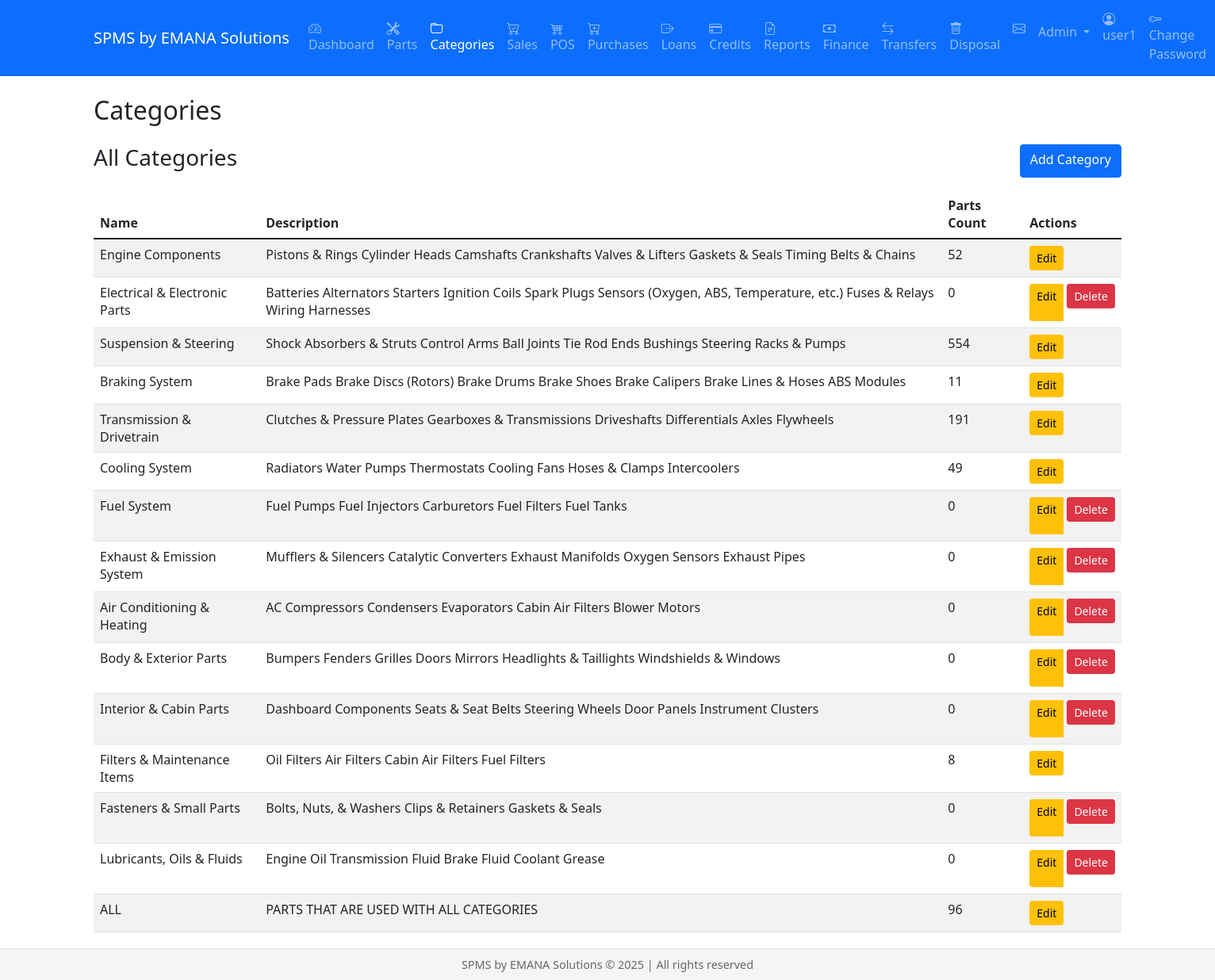
/categories (signed in), run on the app's committed database.
### models.py (models this page shows, shortened)
class User(db.Model, UserMixin):
    id = db.Column(db.Integer, primary_key=True)
    username = db.Column(db.String(80), unique=True, nullable=False)
    email = db.Column(db.String(120), unique=True, nullable=False)
    password_hash = db.Column(db.String(256))
    role = db.Column(db.String(20), default='staff')  # admin, manager, staff
    created_at = db.Column(db.DateTime, default=datetime.utcnow)
    active = db.Column(db.Boolean, default=True)  # Renamed from is_active to active
    fs_uniquifier = db.Column(db.String(64), unique=True, nullable=False)
    confirmed_at = db.Column(db.DateTime, nullable=True, default=None)
    roles = db.relationship('Role', secondary=roles_users, backref=db.backref('users', lazy='dynamic'))
    @property
    def is_authenticated(self):
        return True
    @property
    def is_active(self):
        return self.active  # Now returns the active column value

class Category(db.Model):
    id = db.Column(db.Integer, primary_key=True)
    name = db.Column(db.String(100), nullable=False)
    description = db.Column(db.Text)
    parts = db.relationship('Part', backref='category', lazy=True)

### views/categories.py (the view)
@categories.route('/categories')
@login_required
@role_required('admin', 'manager')
def list_categories():
    categories = Category.query.all()
    return render_template('categories/list.html', categories=categories)

### views/utils.py (called while the page is built)
def role_required(*roles):
    def decorator(f):
        @wraps(f)
        def decorated_function(*args, **kwargs):
            if not current_user.role in roles:
                abort(403)  # Forbidden
            return f(*args, **kwargs)
        return decorated_function
    return decorator

### templates/categories/list.html
{% extends "base.html" %}
{% block content %}
<div class="container">
    <h2 class="mb-4">Categories</h2>
    <div class="d-flex justify-content-between mb-3">
        <h3>All Categories</h3>
        <a href="{{ url_for('categories.add_category') }}" class="btn btn-primary">Add Category</a>
    </div>
    <table class="table table-striped">
        <thead>
            <tr>
                <th>Name</th>
                <th>Description</th>
                <th>Parts Count</th>
                <th>Actions</th>
            </tr>
        </thead>
        <tbody>
            {% for category in categories %}
            <tr>
                <td>{{ category.name }}</td>
                <td>{{ category.description }}</td>
                <td>{{ category.parts|length }}</td>
                <td>
                    <div class="btn-group">
                        <a href="{{ url_for('categories.edit_category', id=category.id) }}"
                           class="btn btn-sm btn-warning">Edit</a>
                        {% if not category.parts %}
                        <form method="POST" action="{{ url_for('categories.delete_category', id=category.id) }}"
                              style="display: inline;" class="ms-1">
                            <button type="submit" class="btn btn-sm btn-danger"
                                    onclick="return confirm('Are you sure you want to delete this category?')">Delete</button>
                        </form>
                        {% endif %}
                    </div>
                </td>
            </tr>
            {% endfor %}
        </tbody>
    </table>
</div>
{% endblock %}

### templates/base.html (shortened to what this page needs)
<html lang="en">
<head>
    <link rel="stylesheet" href="{{ url_for('static', filename='css/jquery-ui.css') }}">
    <link rel="stylesheet" href="{{ url_for('static', filename='css/bootstrap.min.css') }}">
    <link rel="stylesheet" href="{{ url_for('static', filename='css/bootstrap-icons.css') }}">
</head>
<body>
    <nav class="navbar navbar-expand-lg navbar-dark bg-primary mb-4">
        <div class="container">
            <a class="navbar-brand" href="{{ url_for('dashboard.index') }}">
                SPMS by EMANA Solutions
            </a>
            <div class="collapse navbar-collapse" id="navbarNav">
                {% if current_user.is_authenticated %}
                <ul class="navbar-nav">
                    <li class="nav-item">
                        <a class="nav-link {% if request.endpoint and request.endpoint.startswith('dashboard.') %}active{% endif %}"
                           href="{{ url_for('dashboard.index') }}">
                            <i class="bi bi-speedometer2"></i> Dashboard
                        </a>
                    </li>
                    <li class="nav-item">
                        <a class="nav-link {% if request.endpoint and request.endpoint.startswith('parts.') %}active{% endif %}"
                           href="{% if current_user.role == 'staff' %}{{ url_for('parts.staff_list_parts') }}{% else %}{{ url_for('parts.list_parts') }}{% endif %}">
                            <i class="bi bi-tools"></i> Parts
                        </a>
                    </li>
                    {% if current_user.role in ['admin', 'manager'] %}
                    <li class="nav-item">
                        <a class="nav-link {% if request.endpoint and request.endpoint.startswith('categories.') %}active{% endif %}"
                           href="{{ url_for('categories.list_categories') }}">
                            <i class="bi bi-folder"></i> Categories
                        </a>
                    </li>
                    {% endif %}
                    <li class="nav-item">
                        <a class="nav-link {% if request.endpoint and request.endpoint.startswith('sales.') %}active{% endif %}"
                           href="{{ url_for('sales.list_sales') }}">
                            <i class="bi bi-cart-check"></i> Sales
                        </a>
                    </li>
                    <li class="nav-item">
                        <a class="nav-link {% if request.endpoint and request.endpoint.startswith('pos.') %}active{% endif %}"
                           href="{{ url_for('pos.index') }}">
                            <i class="bi bi-cart4"></i> POS
                        </a>
                    </li>
                    {% if current_user.role in ['admin', 'manager'] %}
                    <li class="nav-item">
                        <a class="nav-link {% if request.endpoint and request.endpoint.startswith('purchases.') %}active{% endif %}"
                           href="{{ url_for('purchases.list_purchases') }}">
                            <i class="bi bi-cart-plus"></i> Purchases
                        </a>
                    </li>
                    {% endif %}
                    <li class="nav-item">
                        <a class="nav-link {% if request.endpoint and request.endpoint.startswith('loans.') %}active{% endif %}"
                           href="{{ url_for('loans.list_loans') }}">
                            <i class="bi bi-box-arrow-right"></i> Loans
                        </a>
                    </li>
                    {% if current_user.role in ['admin', 'manager'] %}
                    <li class="nav-item">
                        <a class="nav-link {% if request.endpoint and request.endpoint.startswith('credits.') %}active{% endif %}"
                           href="{{ url_for('credits.list_credits') }}">
                            <i class="bi bi-credit-card"></i> Credits
                        </a>
                    </li>
                    {% endif %}
                    {% if current_user.role in ['admin', 'manager'] %}
                    <li class="nav-item">
                        <a class="nav-link {% if request.endpoint and request.endpoint.startswith('reports.') %}active{% endif %}"
                           href="{{ url_for('reports.index') }}">
                            <i class="bi bi-file-earmark-text"></i> Reports
                        </a>
                    </li>
                    {% endif %}
                    {% if current_user.role in ['admin', 'manager'] %}
                    <li class="nav-item">
                        <a class="nav-link {% if request.endpoint and request.endpoint.startswith('finance.') %}active{% endif %}"
                           href="{{ url_for('finance.index') }}">
                            <i class="bi bi-cash"></i> Finance
                        </a>
                    </li>
                    {% endif %}
                    {% if current_user.is_authenticated and current_user.role in ['admin', 'manager', 'staff'] %}
                    <li class="nav-item">
                        <a class="nav-link {% if request.endpoint and request.endpoint.startswith('transfers.') %}active{% endif %}"
                           href="{{ url_for('transfers.list_transfers') }}">
                            <i class="bi bi-arrow-left-right"></i> Transfers
                        </a>
                    </li>
                    {% endif %}
                    {% if current_user.is_authenticated and current_user.role in ['admin', 'manager'] %}
                    <li class="nav-item">
                        <a class="nav-link {% if request.endpoint and request.endpoint.startswith('disposals.') %}active{% endif %}"
                           href="{{ url_for('disposals.list_disposals') }}">
                            <i class="bi bi-trash"></i> Disposal
                        </a>
                    </li>
                    {% endif %}
                    <li class="nav-item">
                        <a class="nav-link" href="{{ url_for('messages.list_messages') }}">
                            <i class="bi bi-envelope"></i>
                        </a>
                    </li>
                    {% if current_user.role == 'admin' %}
                    <li class="nav-item dropdown">
                        <a class="nav-link dropdown-toggle" href="#" id="adminDropdown" role="button"
                           data-bs-toggle="dropdown" aria-expanded="false">
                            Admin
                        </a>
                    </li>
                    {% endif %}
                </ul>
                <ul class="navbar-nav ms-auto">
                    <li class="nav-item">
                        <span class="nav-link"><i class="bi bi-person-circle"></i> {{ current_user.username }}</span>
                    </li>
                    <li class="nav-item">
                        <a class="nav-link {% if request.endpoint and request.endpoint.startswith('profile.') %}active{% endif %}"
                           href="{{ url_for('profile.change_password') }}">
                            <i class="bi bi-key"></i> Change Password
                        </a>
                    </li>
                    <li class="nav-item">
                        <a class="nav-link" href="{{ url_for('auth.logout') }}"> Logout</a>
                    </li>
                </ul>
                {% endif %}
            </div>
        </div>
    </nav>
    <div class="content-wrapper">
        {% block content %}{% endblock %}
    </div>
    <footer class="footer">
        <div class="container">
            SPMS by EMANA Solutions &copy; {{ current_year }} | All rights reserved
        </div>
    </footer>
</body>
</html>

### templates/base.html (style rules this page uses)
.footer { position: fixed; bottom: 0; width: 100%; height: 40px; line-height: 40px; background-color: #f5f5f5; text-align: center; font-size: 0.9em; color: #666; border-top: 1px solid #ddd; }
.content-wrapper { margin-bottom: 60px; }

### data on the page
User: username "user1"
Category: name "Engine Components", description "Pistons & Rings Cylinder Heads Camshafts Crankshafts Valves & Lifters Gaskets & Seals Timing Belts & Chains", parts|length "52"
Category: name "Electrical & Electronic Parts", description "Batteries Alternators Starters Ignition Coils Spark Plugs Sensors (Oxygen, ABS, Temperature, etc.) Fuses & Relays Wiring Harnesses", parts|length "0"
Category: name "Suspension & Steering", description "Shock Absorbers & Struts Control Arms Ball Joints Tie Rod Ends Bushings Steering Racks & Pumps", parts|length "554"
Category: name "Braking System", description "Brake Pads Brake Discs (Rotors) Brake Drums Brake Shoes Brake Calipers Brake Lines & Hoses ABS Modules", parts|length "11"
Category: name "Transmission & Drivetrain", description "Clutches & Pressure Plates Gearboxes & Transmissions Driveshafts Differentials Axles Flywheels", parts|length "191"
Category: name "Cooling System", description "Radiators Water Pumps Thermostats Cooling Fans Hoses & Clamps Intercoolers", parts|length "49"
Category: name "Fuel System", description "Fuel Pumps Fuel Injectors Carburetors Fuel Filters Fuel Tanks", parts|length "0"
Category: name "Exhaust & Emission System", description "Mufflers & Silencers Catalytic Converters Exhaust Manifolds Oxygen Sensors Exhaust Pipes", parts|length "0"
Category: name "Air Conditioning & Heating", description "AC Compressors Condensers Evaporators Cabin Air Filters Blower Motors", parts|length "0"
Category: name "Body & Exterior Parts", description "Bumpers Fenders Grilles Doors Mirrors Headlights & Taillights Windshields & Windows", parts|length "0"
Category: name "Interior & Cabin Parts", description "Dashboard Components Seats & Seat Belts Steering Wheels Door Panels Instrument Clusters", parts|length "0"
Category: name "Filters & Maintenance Items", description "Oil Filters Air Filters Cabin Air Filters Fuel Filters", parts|length "8"
Category: name "Fasteners & Small Parts", description "Bolts, Nuts, & Washers Clips & Retainers Gaskets & Seals", parts|length "0"
Category: name "Lubricants, Oils & Fluids", description "Engine Oil Transmission Fluid Brake Fluid Coolant Grease", parts|length "0"
Category: name "ALL", description "PARTS THAT ARE USED WITH ALL CATEGORIES", parts|length "96"
